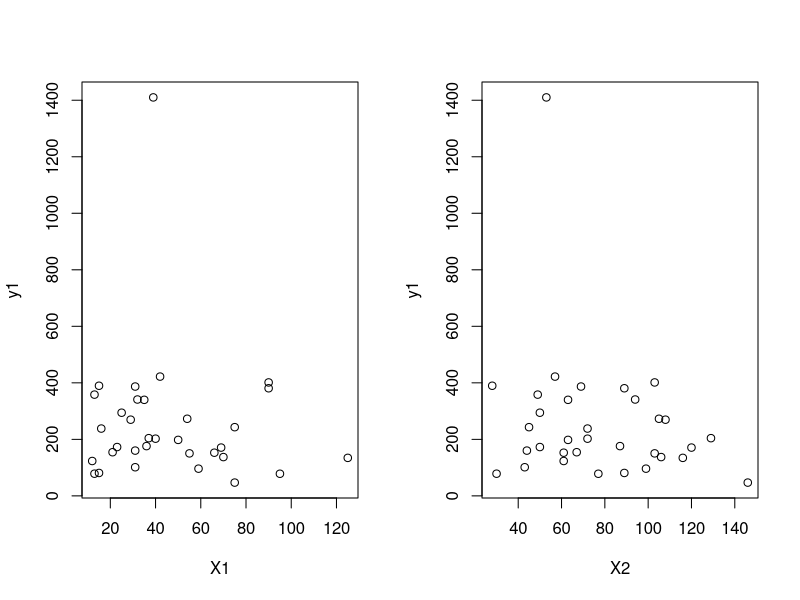
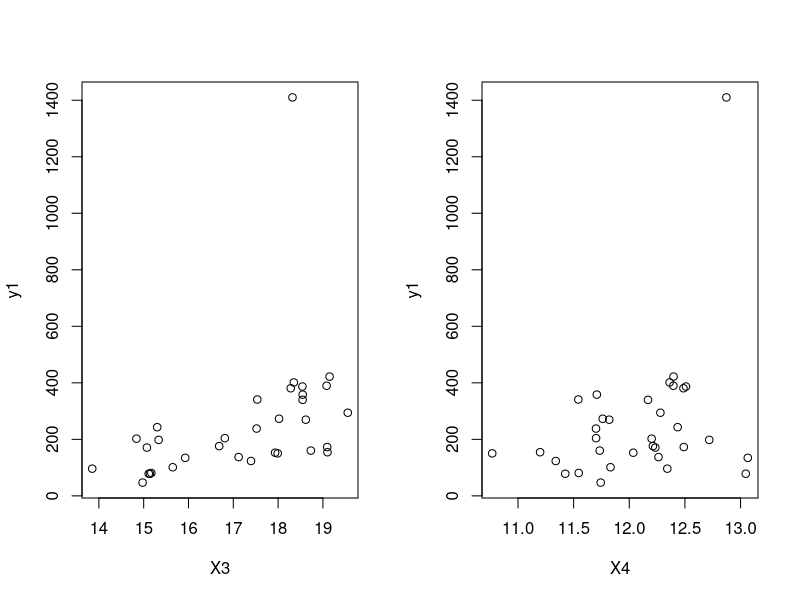
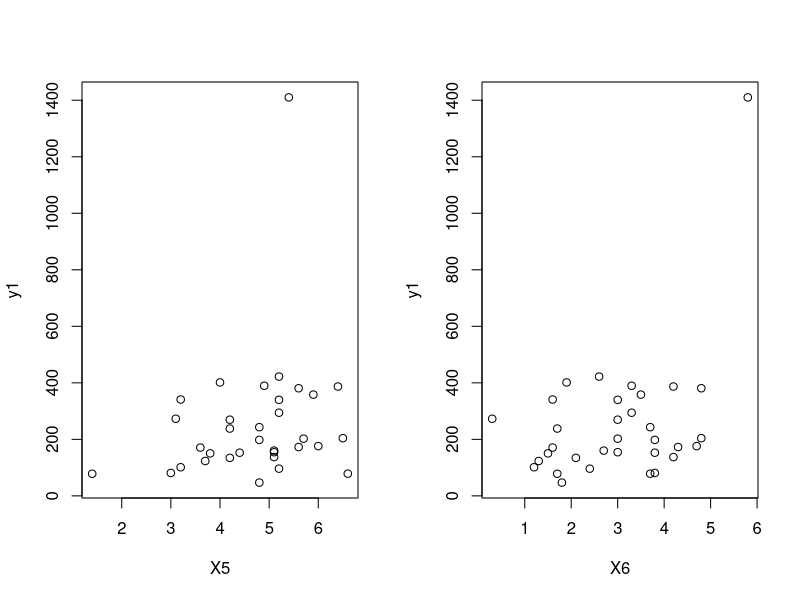
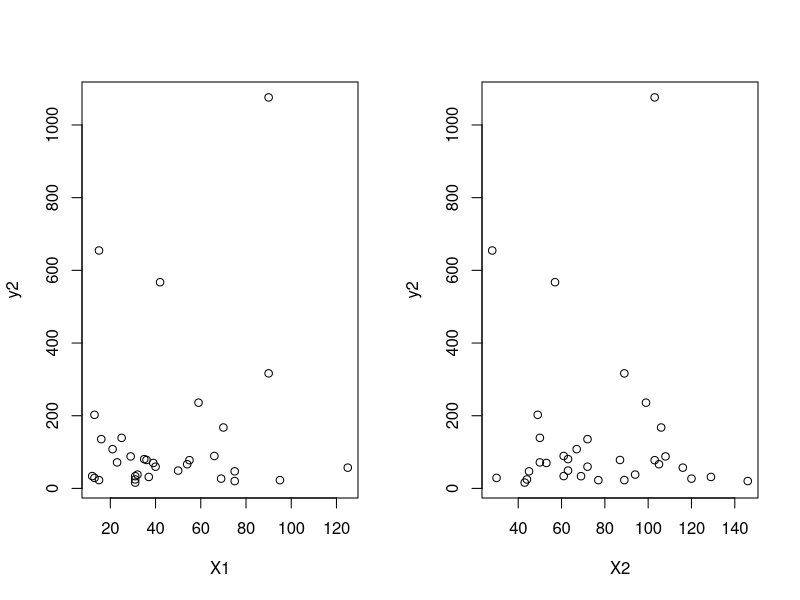
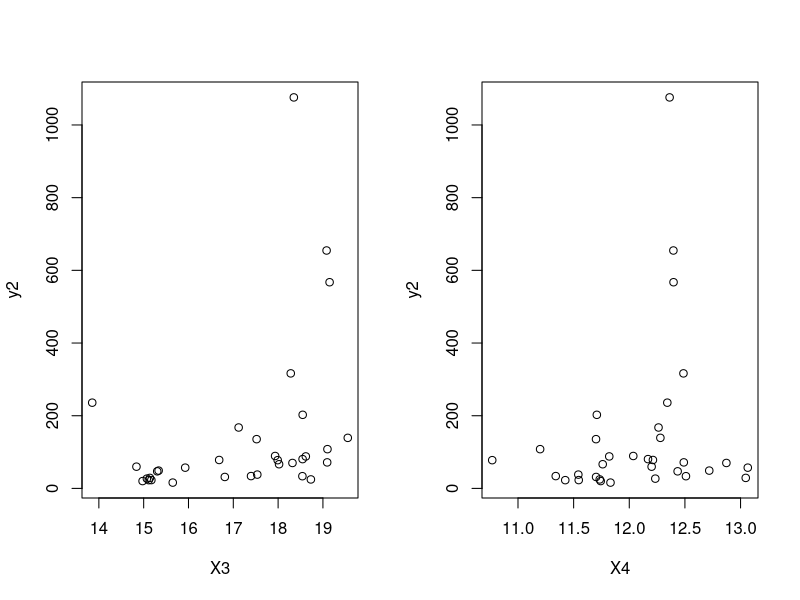
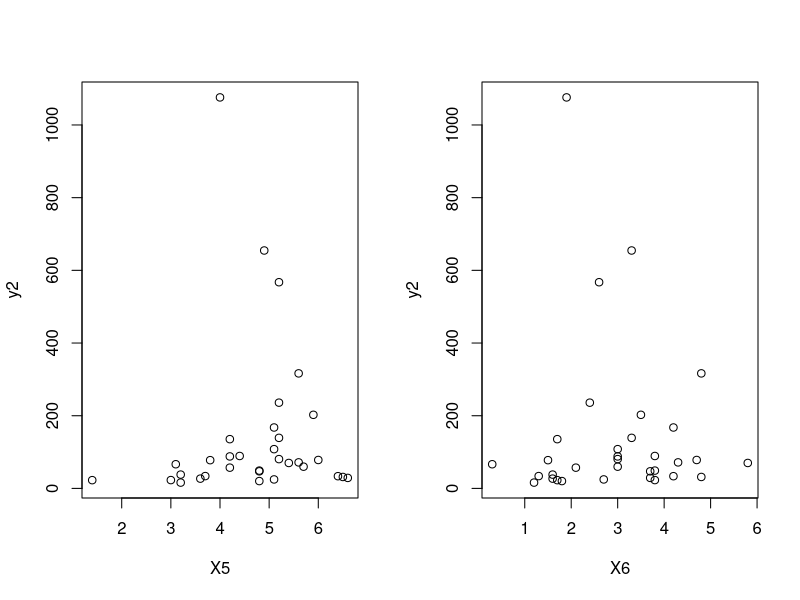

Write R code to recreate these figures, in order.
rm(list=ls())
reg.data=read.csv("regression_data.csv")
reg.data=na.omit(reg.data)
attach(reg.data)
reg.data

#	===================== 
#      Graphical Plotting(scatter plot)
#	=====================

y1=Rate_IPC;y2=Rate_SLL
X1=UER_rural;X2=UER_urban;X3=log(GDP);X4=log(NSDP);X5=CPI_gen;X6=abs(CPI_food)
new_data=data.frame(y1,y2,X1,X2,X3,X4,X5,X6,X7,X8);new_data

par(mfrow=c(1,2));plot(X1,y1);plot(X2,y1)
par(mfrow=c(1,2));plot(X3,y1);plot(X4,y1)		#case 1
par(mfrow=c(1,2));plot(X5,y1);plot(X6,y1)

par(mfrow=c(1,2));plot(X1,y2);plot(X2,y2)
par(mfrow=c(1,2));plot(X3,y2);plot(X4,y2)		#case 2
par(mfrow=c(1,2));plot(X5,y2);plot(X6,y2)
